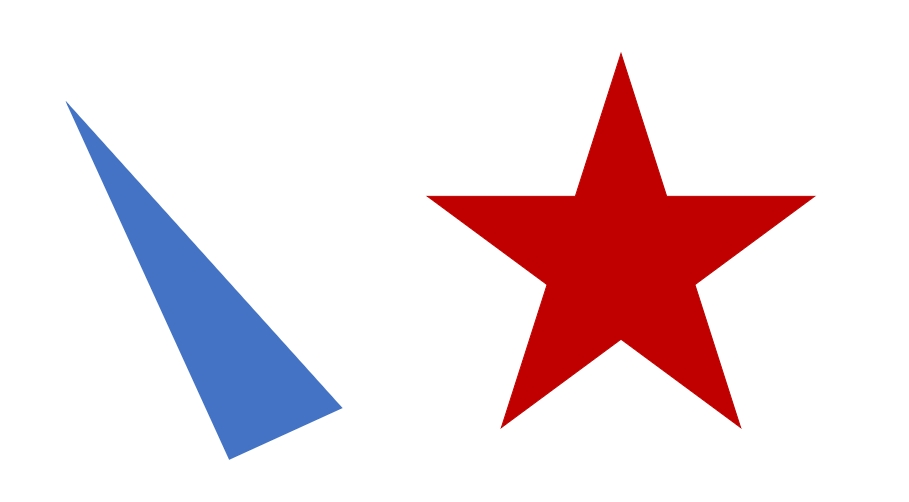
#> input picture python_opencv_1_src/14_컨투어/2_컨투어 특징 사용하기/test.jpg, 909 x 502 px
$ python 16-10.py
#> lines starting #> are read from the running program, lines starting #| are printed output that depends on the picture; after the words box and inside, x2 and y2 are one past the last pixel; in counts of white or black regions, pixels touching at a corner belong together
import cv2 as cv
import numpy as np


img_color = cv.imread('test.jpg', cv.IMREAD_COLOR)
#> img_color is the input picture: shape (502, 909, 3); mean B, G, R 225, 220.6, 238.2


img_gray = cv.cvtColor(img_color, cv.COLOR_BGR2GRAY)
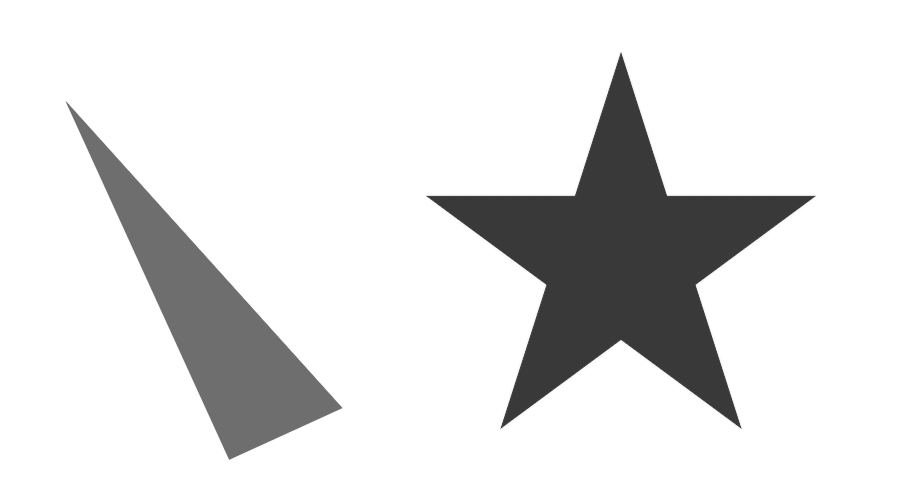
#> img_gray: shape (502, 909); min 56, max 255, mean 226.3

ret, img_binary = cv.threshold(img_gray, 150, 255, cv.THRESH_BINARY_INV)
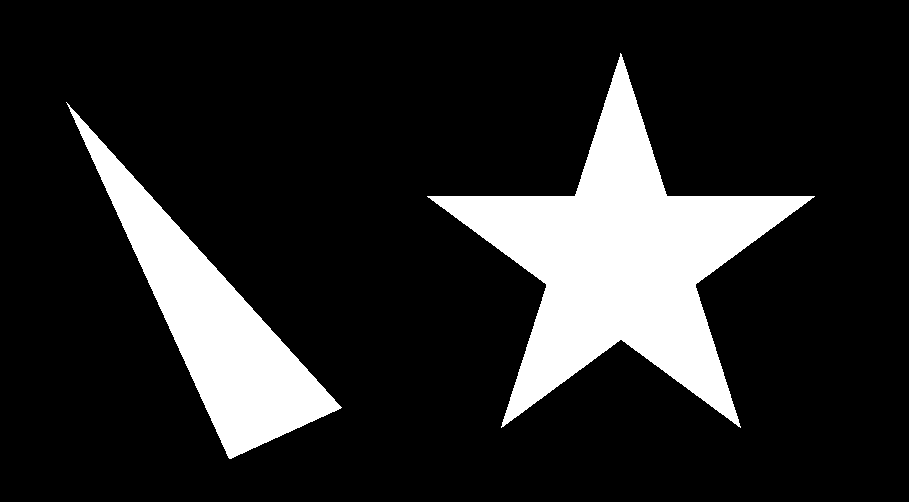
#> img_binary: shape (502, 909); 15.9% white; 2 white regions, box (x1, y1, x2, y2) and area: (427, 53, 815, 428) 47906, (66, 102, 342, 459) 24460


kernel = cv.getStructuringElement(cv.MORPH_ELLIPSE, (5, 5))
img_binary = cv.morphologyEx(img_binary, cv.MORPH_CLOSE, kernel)
#> img_binary: shape (502, 909); 15.9% white; 2 white regions


contours, hierarchy = cv.findContours(img_binary, cv.RETR_LIST,
                        cv.CHAIN_APPROX_SIMPLE)
#> contours = 2 contours; box (x1, y1, x2, y2) and area: (427, 53, 815, 428) 47240, (66, 102, 342, 459) 24072


cv.drawContours(img_color, contours, 0, (0, 0, 255), 3)
cv.drawContours(img_color, contours, 1, (0, 255, 0), 3)
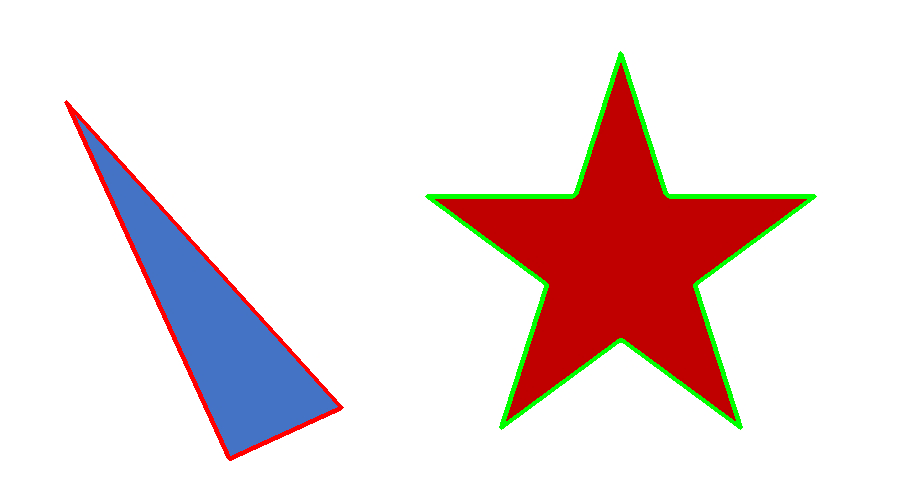
#> img_color: shape (502, 909, 3); mean B, G, R 221.8, 221.5, 236.1


for contour in contours:

    x, y, w, h = cv.boundingRect(contour)
    cv.rectangle(img_color, (x, y), (x + w, y + h), (255, 255, 0), 3)


    rect = cv.minAreaRect(contour)
    box = cv.boxPoints(rect)
    box = np.int0(box)
    cv.drawContours(img_color, [box], 0, (255, 0, 255), 3)
#> this loop made 2 passes
#> (x, y, w, h, rect, box) on passes 1 to 2: (66, 102, 276, 357, ((160.1, 293.6), (117.6, 410.7), -41.99), [[253, 485], [-21, 180], [66, 101], [341, 406]]), (427, 53, 388, 375, ((609.6, 276.2), (371.7, 389), -53.61), [[655, 541], [342, 310], [563, 11], [876, 241]])
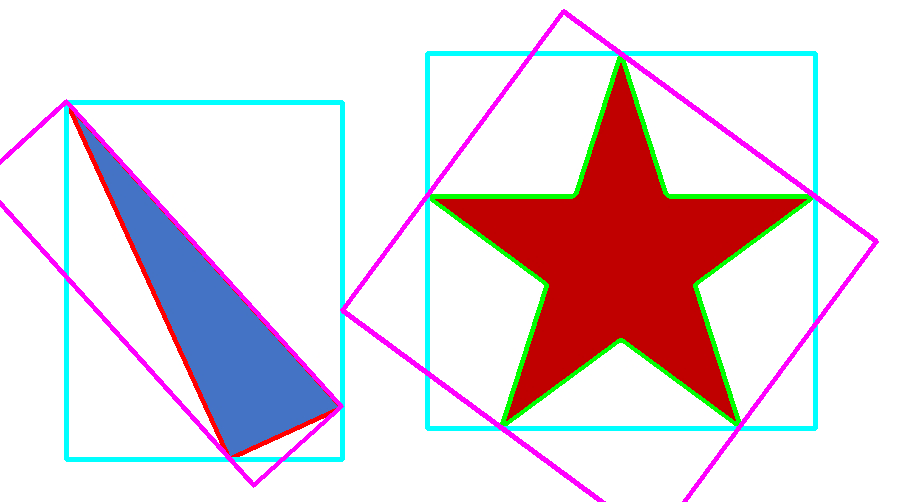
#> img_color: shape (502, 909, 3); 5.44% of pixels changed, all inside (x1, y1, x2, y2) = (0, 9, 879, 502)

cv.imshow("result", img_color)
cv.waitKey(0)
